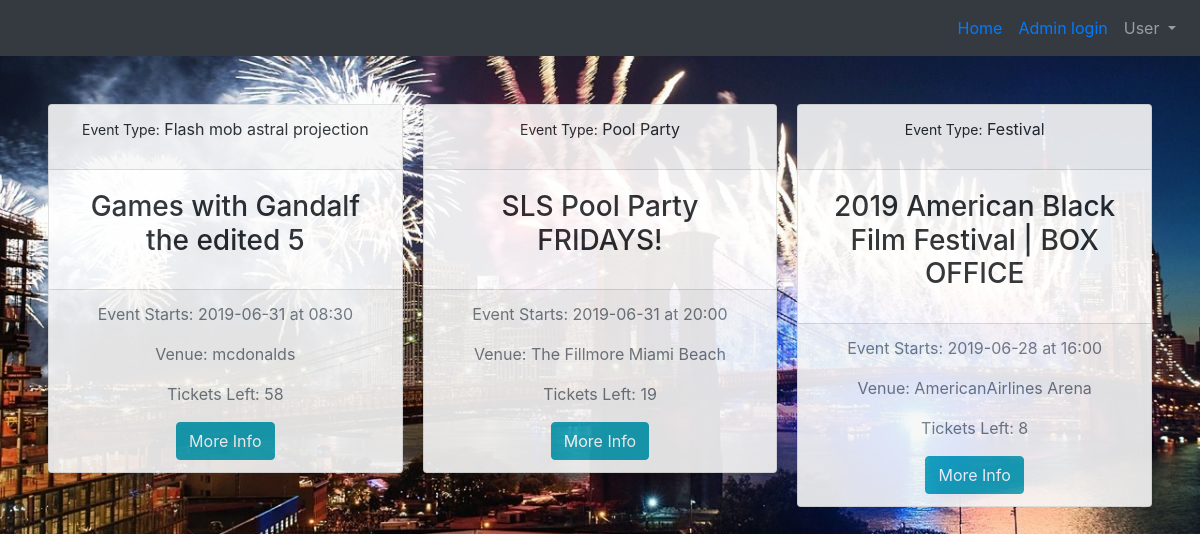
The page / (signed in) on the database its author committed.
### tables this page shows
CREATE TABLE 'events' ( eventID INTEGER PRIMARY KEY AUTOINCREMENT NOT NULL,'eventName' VARCHAR NOT NULL,'ticketsLeft' INTEGER NOT NULL,
  type VARCHAR NOT NULL,'startDate' date NOT NULL,'endDate' date NOT NULL,
  description VARCHAR NOT NULL,
  venueID INTEGER NOT NULL,
  adminID INTEGER NOT NULL
, 'endTime'  time NOT NULL  , 'startTime'  time NOT NULL  );

CREATE TABLE 'venues' ( venueID INTEGER PRIMARY KEY AUTOINCREMENT NOT NULL,'venueName' VARCHAR NOT NULL,
  capacity INTEGER NOT NULL,
  address1 VARCHAR NOT NULL,
  address2 VARCHAR NOT NULL,
  city VARCHAR NOT NULL,
  state CHAR(2) NOT NULL,
  zip CHAR(5) NOT NULL,
  adminID INTEGER NOT NULL
);

### application.py (the view)
@app.route("/")
def index():
    if 'admin' in session.keys():
        return redirect("/admin")
    """ Show a list of event thumbnail images which point to selected single event page """
    events = db.execute(allEventQry)
    venues = db.execute(allVenueQry)
    for event in events:
        for venue in venues:
            if venue["venueID"] == event["venueID"]:
                event["venueName"] = venue["venueName"]
    return render_template("index.html", events=events)

### application.py (called while the page is built)
@app.after_request
def after_request(response):
    response.headers["Cache-Control"] = "no-cache, no-store, must-revalidate"
    response.headers["Expires"] = 0
    response.headers["Pragma"] = "no-cache"
    return response

### templates/index.html (shortened to what this page needs)
{% extends "base.html" %}
{% block body %}
<div class="card-columns text-center">
{% for event in events %}
        <div class="card">
            <div>
                <div class="card-header">
                    <p><span style="font-size:14px">Event Type:</span> {{ event.type }}</p>
                </div>
                <div class="card-body">
                    <h3 class="card-title">{{ event.eventName }}</h4>
                </div>
                <div class="card-footer text-muted">
                    <p>Event Starts: {{ event.startDate }} at {{ event.startTime }}</p>
                    <p>Venue: {{ event.venueName }}</p>
                    <p>Tickets Left: {{ event.ticketsLeft }}</p>
                    <a href="{{ '/event/%s'%event.eventID|urlencode }}" class="btn btn-info">More Info</a>
                </div>
            </div>
        </div>
    {% endfor %}
</div>
{%endblock %}

### templates/index.html (style rules this page uses)
body { background-image: url("./static/img/event_pic/main.jpg"); background-repeat: no-repeat; background-color: #cccccc; background-size: cover; }
.card { opacity: 0.9; }

### rows shown on the page
events: type "Flash mob astral projection", eventName "Games with Gandalf the edited 5", startDate "2019-06-31", startTime "08:30", venueName "mcdonalds", ticketsLeft "58"
events: type "Pool Party", eventName "SLS Pool Party FRIDAYS!", startDate "2019-06-31", startTime "20:00", venueName "The Fillmore Miami Beach", ticketsLeft "19"
events: type "Festival", eventName "2019 American Black Film Festival | BOX OFFICE", startDate "2019-06-28", startTime "16:00", venueName "AmericanAirlines Arena", ticketsLeft "8"
